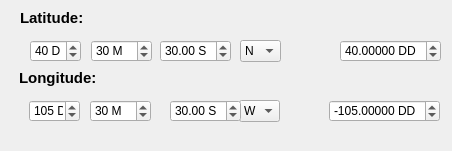
<?xml version="1.0" encoding="UTF-8"?>
<ui version="4.0">
 <class>latlngcalcDialogBase</class>
 <widget class="QDialog" name="latlngcalcDialogBase">
  <property name="geometry">
   <rect>
    <x>0</x>
    <y>0</y>
    <width>452</width>
    <height>151</height>
   </rect>
  </property>
  <property name="windowTitle">
   <string>Latitude / Longitude Calculator</string>
  </property>
  <widget class="QLabel" name="label">
   <property name="geometry">
    <rect>
     <x>20</x>
     <y>10</y>
     <width>71</width>
     <height>16</height>
    </rect>
   </property>
   <property name="font">
    <font>
     <pointsize>11</pointsize>
     <weight>75</weight>
     <bold>true</bold>
    </font>
   </property>
   <property name="text">
    <string>Latitude: </string>
   </property>
  </widget>
  <widget class="QSpinBox" name="spbLatD">
   <property name="geometry">
    <rect>
     <x>30</x>
     <y>40</y>
     <width>51</width>
     <height>22</height>
    </rect>
   </property>
   <property name="suffix">
    <string> D</string>
   </property>
   <property name="maximum">
    <number>90</number>
   </property>
   <property name="value">
    <number>40</number>
   </property>
  </widget>
  <widget class="QSpinBox" name="spbLatM">
   <property name="geometry">
    <rect>
     <x>91</x>
     <y>40</y>
     <width>61</width>
     <height>22</height>
    </rect>
   </property>
   <property name="suffix">
    <string> M</string>
   </property>
   <property name="maximum">
    <number>59</number>
   </property>
   <property name="value">
    <number>30</number>
   </property>
  </widget>
  <widget class="QDoubleSpinBox" name="spbLatS">
   <property name="geometry">
    <rect>
     <x>160</x>
     <y>40</y>
     <width>71</width>
     <height>22</height>
    </rect>
   </property>
   <property name="prefix">
    <string/>
   </property>
   <property name="suffix">
    <string> S</string>
   </property>
   <property name="maximum">
    <double>59.990000000000002</double>
   </property>
   <property name="value">
    <double>30.000000000000000</double>
   </property>
  </widget>
  <widget class="QComboBox" name="cmbLatH">
   <property name="geometry">
    <rect>
     <x>240</x>
     <y>40</y>
     <width>41</width>
     <height>22</height>
    </rect>
   </property>
   <property name="currentText">
    <string>N</string>
   </property>
   <item>
    <property name="text">
     <string>N</string>
    </property>
   </item>
   <item>
    <property name="text">
     <string>S</string>
    </property>
   </item>
  </widget>
  <widget class="QDoubleSpinBox" name="spbLatDD">
   <property name="geometry">
    <rect>
     <x>340</x>
     <y>40</y>
     <width>101</width>
     <height>22</height>
    </rect>
   </property>
   <property name="suffix">
    <string> DD</string>
   </property>
   <property name="decimals">
    <number>5</number>
   </property>
   <property name="minimum">
    <double>-90.000000000000000</double>
   </property>
   <property name="maximum">
    <double>90.000000000000000</double>
   </property>
   <property name="singleStep">
    <double>0.010000000000000</double>
   </property>
   <property name="value">
    <double>40.000000000000000</double>
   </property>
  </widget>
  <widget class="QDoubleSpinBox" name="spbLngDD">
   <property name="geometry">
    <rect>
     <x>329</x>
     <y>100</y>
     <width>111</width>
     <height>22</height>
    </rect>
   </property>
   <property name="suffix">
    <string> DD</string>
   </property>
   <property name="decimals">
    <number>5</number>
   </property>
   <property name="minimum">
    <double>-180.000000000000000</double>
   </property>
   <property name="maximum">
    <double>180.000000000000000</double>
   </property>
   <property name="singleStep">
    <double>0.010000000000000</double>
   </property>
   <property name="value">
    <double>-105.000000000000000</double>
   </property>
  </widget>
  <widget class="QLabel" name="spdLongD_2">
   <property name="geometry">
    <rect>
     <x>19</x>
     <y>70</y>
     <width>81</width>
     <height>16</height>
    </rect>
   </property>
   <property name="font">
    <font>
     <pointsize>11</pointsize>
     <weight>75</weight>
     <bold>true</bold>
    </font>
   </property>
   <property name="text">
    <string>Longitude:</string>
   </property>
  </widget>
  <widget class="QComboBox" name="cmbLngH">
   <property name="geometry">
    <rect>
     <x>239</x>
     <y>100</y>
     <width>41</width>
     <height>22</height>
    </rect>
   </property>
   <property name="currentText">
    <string>W</string>
   </property>
   <item>
    <property name="text">
     <string>W</string>
    </property>
   </item>
   <item>
    <property name="text">
     <string>E</string>
    </property>
   </item>
  </widget>
  <widget class="QSpinBox" name="spbLngD">
   <property name="geometry">
    <rect>
     <x>29</x>
     <y>100</y>
     <width>51</width>
     <height>22</height>
    </rect>
   </property>
   <property name="suffix">
    <string> D</string>
   </property>
   <property name="maximum">
    <number>180</number>
   </property>
   <property name="value">
    <number>105</number>
   </property>
  </widget>
  <widget class="QSpinBox" name="spbLngM">
   <property name="geometry">
    <rect>
     <x>90</x>
     <y>100</y>
     <width>61</width>
     <height>22</height>
    </rect>
   </property>
   <property name="suffix">
    <string> M</string>
   </property>
   <property name="maximum">
    <number>59</number>
   </property>
   <property name="value">
    <number>30</number>
   </property>
  </widget>
  <widget class="QDoubleSpinBox" name="spbLngS">
   <property name="geometry">
    <rect>
     <x>170</x>
     <y>100</y>
     <width>71</width>
     <height>22</height>
    </rect>
   </property>
   <property name="prefix">
    <string/>
   </property>
   <property name="suffix">
    <string> S</string>
   </property>
   <property name="maximum">
    <double>59.990000000000002</double>
   </property>
   <property name="value">
    <double>30.000000000000000</double>
   </property>
  </widget>
 </widget>
 <resources/>
 <connections/>
</ui>
